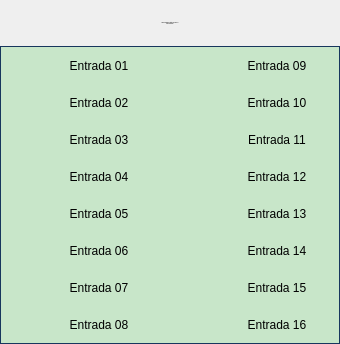
<?xml version="1.0" encoding="UTF-8"?>
<ui version="4.0">
 <class>Form</class>
 <widget class="QWidget" name="Form">
  <property name="geometry">
   <rect>
    <x>0</x>
    <y>0</y>
    <width>340</width>
    <height>344</height>
   </rect>
  </property>
  <property name="minimumSize">
   <size>
    <width>340</width>
    <height>340</height>
   </size>
  </property>
  <property name="maximumSize">
   <size>
    <width>340</width>
    <height>344</height>
   </size>
  </property>
  <property name="windowTitle">
   <string>Cartão 5069-IB16 01 Remota Booster</string>
  </property>
  <layout class="QVBoxLayout" name="verticalLayout">
   <property name="spacing">
    <number>0</number>
   </property>
   <property name="leftMargin">
    <number>0</number>
   </property>
   <property name="topMargin">
    <number>0</number>
   </property>
   <property name="rightMargin">
    <number>0</number>
   </property>
   <property name="bottomMargin">
    <number>0</number>
   </property>
   <item>
    <layout class="QVBoxLayout" name="verticalLayout_2">
     <property name="spacing">
      <number>0</number>
     </property>
     <item>
      <widget class="PyDMLabel" name="PyDMLabel_17">
       <property name="font">
        <font>
         <pointsize>-1</pointsize>
        </font>
       </property>
       <property name="toolTip">
        <string/>
       </property>
       <property name="styleSheet">
        <string notr="true">PyDMLabel {
 qproperty-alignment: AlignCenter;
 border: 1px solid #FF17365D;
 background-color: #FF17365D;
 color: rgb(255, 255, 255);
 min-height: 45px;
 max-height: 45px;
 font-size: 14px;
}</string>
       </property>
       <property name="text">
        <string>Falhas Hardware Cartão 5069-IB16 01
Remota Booster</string>
       </property>
       <property name="alignment">
        <set>Qt::AlignCenter</set>
       </property>
      </widget>
     </item>
     <item>
      <widget class="QFrame" name="frame">
       <property name="styleSheet">
        <string notr="true">QFrame#frame{
     border: 1px solid #FF17365D;
	 background-color: #c8e6c9;
}

PyDMByteIndicator {
  min-height: 1.50em;
  max-height: 1.50em;
  min-width: 1.50em;
}</string>
       </property>
       <property name="frameShape">
        <enum>QFrame::StyledPanel</enum>
       </property>
       <property name="frameShadow">
        <enum>QFrame::Raised</enum>
       </property>
       <layout class="QVBoxLayout" name="verticalLayout_3">
        <property name="spacing">
         <number>0</number>
        </property>
        <property name="leftMargin">
         <number>0</number>
        </property>
        <property name="topMargin">
         <number>0</number>
        </property>
        <property name="rightMargin">
         <number>0</number>
        </property>
        <property name="bottomMargin">
         <number>0</number>
        </property>
        <item>
         <layout class="QGridLayout" name="gridLayout">
          <property name="leftMargin">
           <number>5</number>
          </property>
          <property name="topMargin">
           <number>5</number>
          </property>
          <property name="rightMargin">
           <number>5</number>
          </property>
          <property name="bottomMargin">
           <number>5</number>
          </property>
          <property name="horizontalSpacing">
           <number>5</number>
          </property>
          <property name="verticalSpacing">
           <number>10</number>
          </property>
          <item row="1" column="1">
           <widget class="PyDMLabel" name="PyDMLabel_2">
            <property name="sizePolicy">
             <sizepolicy hsizetype="Fixed" vsizetype="Fixed">
              <horstretch>0</horstretch>
              <verstretch>0</verstretch>
             </sizepolicy>
            </property>
            <property name="minimumSize">
             <size>
              <width>100</width>
              <height>25</height>
             </size>
            </property>
            <property name="maximumSize">
             <size>
              <width>100</width>
              <height>25</height>
             </size>
            </property>
            <property name="toolTip">
             <string/>
            </property>
            <property name="text">
             <string>Entrada 02</string>
            </property>
            <property name="alignment">
             <set>Qt::AlignCenter</set>
            </property>
           </widget>
          </item>
          <item row="4" column="0">
           <widget class="PyDMByteIndicator" name="PyDMByteIndicator_5">
            <property name="sizePolicy">
             <sizepolicy hsizetype="Fixed" vsizetype="Fixed">
              <horstretch>0</horstretch>
              <verstretch>0</verstretch>
             </sizepolicy>
            </property>
            <property name="minimumSize">
             <size>
              <width>27</width>
              <height>27</height>
             </size>
            </property>
            <property name="maximumSize">
             <size>
              <width>30</width>
              <height>27</height>
             </size>
            </property>
            <property name="toolTip">
             <string/>
            </property>
            <property name="channel" stdset="0">
             <string>ca://RA-RaBO02:RF-IntlkComp:InDig04-Mon.VAL</string>
            </property>
            <property name="onColor" stdset="0">
             <color>
              <red>255</red>
              <green>0</green>
              <blue>0</blue>
             </color>
            </property>
            <property name="offColor" stdset="0">
             <color>
              <red>0</red>
              <green>255</green>
              <blue>0</blue>
             </color>
            </property>
            <property name="showLabels" stdset="0">
             <bool>false</bool>
            </property>
            <property name="circles" stdset="0">
             <bool>true</bool>
            </property>
           </widget>
          </item>
          <item row="1" column="4">
           <widget class="PyDMLabel" name="PyDMLabel_10">
            <property name="sizePolicy">
             <sizepolicy hsizetype="Fixed" vsizetype="Fixed">
              <horstretch>0</horstretch>
              <verstretch>0</verstretch>
             </sizepolicy>
            </property>
            <property name="minimumSize">
             <size>
              <width>100</width>
              <height>25</height>
             </size>
            </property>
            <property name="maximumSize">
             <size>
              <width>100</width>
              <height>25</height>
             </size>
            </property>
            <property name="toolTip">
             <string/>
            </property>
            <property name="text">
             <string>Entrada 10</string>
            </property>
            <property name="alignment">
             <set>Qt::AlignCenter</set>
            </property>
           </widget>
          </item>
          <item row="0" column="3">
           <widget class="PyDMByteIndicator" name="PyDMByteIndicator_9">
            <property name="sizePolicy">
             <sizepolicy hsizetype="Fixed" vsizetype="Fixed">
              <horstretch>0</horstretch>
              <verstretch>0</verstretch>
             </sizepolicy>
            </property>
            <property name="minimumSize">
             <size>
              <width>27</width>
              <height>27</height>
             </size>
            </property>
            <property name="maximumSize">
             <size>
              <width>30</width>
              <height>27</height>
             </size>
            </property>
            <property name="toolTip">
             <string/>
            </property>
            <property name="alarmSensitiveContent" stdset="0">
             <bool>false</bool>
            </property>
            <property name="alarmSensitiveBorder" stdset="0">
             <bool>true</bool>
            </property>
            <property name="PyDMToolTip" stdset="0">
             <string/>
            </property>
            <property name="channel" stdset="0">
             <string>ca://RA-RaBO02:RF-IntlkComp:InDig08-Mon.VAL</string>
            </property>
            <property name="onColor" stdset="0">
             <color>
              <red>255</red>
              <green>0</green>
              <blue>0</blue>
             </color>
            </property>
            <property name="offColor" stdset="0">
             <color>
              <red>0</red>
              <green>255</green>
              <blue>0</blue>
             </color>
            </property>
            <property name="showLabels" stdset="0">
             <bool>false</bool>
            </property>
            <property name="bigEndian" stdset="0">
             <bool>false</bool>
            </property>
            <property name="circles" stdset="0">
             <bool>true</bool>
            </property>
            <property name="numBits" stdset="0">
             <number>1</number>
            </property>
            <property name="shift" stdset="0">
             <number>0</number>
            </property>
            <property name="labels" stdset="0">
             <stringlist>
              <string>Bit 0</string>
             </stringlist>
            </property>
           </widget>
          </item>
          <item row="3" column="0">
           <widget class="PyDMByteIndicator" name="PyDMByteIndicator_4">
            <property name="sizePolicy">
             <sizepolicy hsizetype="Fixed" vsizetype="Fixed">
              <horstretch>0</horstretch>
              <verstretch>0</verstretch>
             </sizepolicy>
            </property>
            <property name="minimumSize">
             <size>
              <width>27</width>
              <height>27</height>
             </size>
            </property>
            <property name="maximumSize">
             <size>
              <width>30</width>
              <height>27</height>
             </size>
            </property>
            <property name="toolTip">
             <string/>
            </property>
            <property name="channel" stdset="0">
             <string>ca://RA-RaBO02:RF-IntlkComp:InDig03-Mon.VAL</string>
            </property>
            <property name="onColor" stdset="0">
             <color>
              <red>255</red>
              <green>0</green>
              <blue>0</blue>
             </color>
            </property>
            <property name="offColor" stdset="0">
             <color>
              <red>0</red>
              <green>255</green>
              <blue>0</blue>
             </color>
            </property>
            <property name="showLabels" stdset="0">
             <bool>false</bool>
            </property>
            <property name="circles" stdset="0">
             <bool>true</bool>
            </property>
           </widget>
          </item>
          <item row="3" column="1">
           <widget class="PyDMLabel" name="PyDMLabel_4">
            <property name="sizePolicy">
             <sizepolicy hsizetype="Fixed" vsizetype="Fixed">
              <horstretch>0</horstretch>
              <verstretch>0</verstretch>
             </sizepolicy>
            </property>
            <property name="minimumSize">
             <size>
              <width>100</width>
              <height>25</height>
             </size>
            </property>
            <property name="maximumSize">
             <size>
              <width>100</width>
              <height>25</height>
             </size>
            </property>
            <property name="toolTip">
             <string/>
            </property>
            <property name="text">
             <string>Entrada 04</string>
            </property>
            <property name="alignment">
             <set>Qt::AlignCenter</set>
            </property>
           </widget>
          </item>
          <item row="7" column="0">
           <widget class="PyDMByteIndicator" name="PyDMByteIndicator_8">
            <property name="sizePolicy">
             <sizepolicy hsizetype="Fixed" vsizetype="Fixed">
              <horstretch>0</horstretch>
              <verstretch>0</verstretch>
             </sizepolicy>
            </property>
            <property name="minimumSize">
             <size>
              <width>27</width>
              <height>27</height>
             </size>
            </property>
            <property name="maximumSize">
             <size>
              <width>30</width>
              <height>27</height>
             </size>
            </property>
            <property name="toolTip">
             <string/>
            </property>
            <property name="channel" stdset="0">
             <string>ca://RA-RaBO02:RF-IntlkComp:InDig07-Mon.VAL</string>
            </property>
            <property name="onColor" stdset="0">
             <color>
              <red>255</red>
              <green>0</green>
              <blue>0</blue>
             </color>
            </property>
            <property name="offColor" stdset="0">
             <color>
              <red>0</red>
              <green>255</green>
              <blue>0</blue>
             </color>
            </property>
            <property name="showLabels" stdset="0">
             <bool>false</bool>
            </property>
            <property name="circles" stdset="0">
             <bool>true</bool>
            </property>
           </widget>
          </item>
          <item row="0" column="2" rowspan="8">
           <spacer name="verticalSpacer">
            <property name="orientation">
             <enum>Qt::Vertical</enum>
            </property>
            <property name="sizeHint" stdset="0">
             <size>
              <width>30</width>
              <height>40</height>
             </size>
            </property>
           </spacer>
          </item>
          <item row="3" column="3">
           <widget class="PyDMByteIndicator" name="PyDMByteIndicator_12">
            <property name="sizePolicy">
             <sizepolicy hsizetype="Fixed" vsizetype="Fixed">
              <horstretch>0</horstretch>
              <verstretch>0</verstretch>
             </sizepolicy>
            </property>
            <property name="minimumSize">
             <size>
              <width>27</width>
              <height>27</height>
             </size>
            </property>
            <property name="maximumSize">
             <size>
              <width>30</width>
              <height>27</height>
             </size>
            </property>
            <property name="toolTip">
             <string/>
            </property>
            <property name="channel" stdset="0">
             <string>ca://RA-RaBO02:RF-IntlkComp:InDig11-Mon.VAL</string>
            </property>
            <property name="onColor" stdset="0">
             <color>
              <red>255</red>
              <green>0</green>
              <blue>0</blue>
             </color>
            </property>
            <property name="offColor" stdset="0">
             <color>
              <red>0</red>
              <green>255</green>
              <blue>0</blue>
             </color>
            </property>
            <property name="showLabels" stdset="0">
             <bool>false</bool>
            </property>
            <property name="circles" stdset="0">
             <bool>true</bool>
            </property>
           </widget>
          </item>
          <item row="1" column="3">
           <widget class="PyDMByteIndicator" name="PyDMByteIndicator_10">
            <property name="sizePolicy">
             <sizepolicy hsizetype="Fixed" vsizetype="Fixed">
              <horstretch>0</horstretch>
              <verstretch>0</verstretch>
             </sizepolicy>
            </property>
            <property name="minimumSize">
             <size>
              <width>27</width>
              <height>27</height>
             </size>
            </property>
            <property name="maximumSize">
             <size>
              <width>30</width>
              <height>27</height>
             </size>
            </property>
            <property name="toolTip">
             <string/>
            </property>
            <property name="channel" stdset="0">
             <string>ca://RA-RaBO02:RF-IntlkComp:InDig09-Mon.VAL</string>
            </property>
            <property name="onColor" stdset="0">
             <color>
              <red>255</red>
              <green>0</green>
              <blue>0</blue>
             </color>
            </property>
            <property name="offColor" stdset="0">
             <color>
              <red>0</red>
              <green>255</green>
              <blue>0</blue>
             </color>
            </property>
            <property name="showLabels" stdset="0">
             <bool>false</bool>
            </property>
            <property name="circles" stdset="0">
             <bool>true</bool>
            </property>
           </widget>
          </item>
          <item row="0" column="0">
           <widget class="PyDMByteIndicator" name="PyDMByteIndicator">
            <property name="sizePolicy">
             <sizepolicy hsizetype="Fixed" vsizetype="Fixed">
              <horstretch>0</horstretch>
              <verstretch>0</verstretch>
             </sizepolicy>
            </property>
            <property name="minimumSize">
             <size>
              <width>27</width>
              <height>27</height>
             </size>
            </property>
            <property name="maximumSize">
             <size>
              <width>30</width>
              <height>27</height>
             </size>
            </property>
            <property name="toolTip">
             <string/>
            </property>
            <property name="channel" stdset="0">
             <string>ca://RA-RaBO02:RF-IntlkComp:InDig00-Mon.VAL</string>
            </property>
            <property name="onColor" stdset="0">
             <color>
              <red>255</red>
              <green>0</green>
              <blue>0</blue>
             </color>
            </property>
            <property name="offColor" stdset="0">
             <color>
              <red>0</red>
              <green>255</green>
              <blue>0</blue>
             </color>
            </property>
            <property name="showLabels" stdset="0">
             <bool>false</bool>
            </property>
            <property name="circles" stdset="0">
             <bool>true</bool>
            </property>
            <property name="labelPosition" stdset="0">
             <enum>QTabWidget::East</enum>
            </property>
           </widget>
          </item>
          <item row="6" column="4">
           <widget class="PyDMLabel" name="PyDMLabel_15">
            <property name="sizePolicy">
             <sizepolicy hsizetype="Fixed" vsizetype="Fixed">
              <horstretch>0</horstretch>
              <verstretch>0</verstretch>
             </sizepolicy>
            </property>
            <property name="minimumSize">
             <size>
              <width>100</width>
              <height>25</height>
             </size>
            </property>
            <property name="maximumSize">
             <size>
              <width>100</width>
              <height>25</height>
             </size>
            </property>
            <property name="toolTip">
             <string/>
            </property>
            <property name="text">
             <string>Entrada 15</string>
            </property>
            <property name="alignment">
             <set>Qt::AlignCenter</set>
            </property>
           </widget>
          </item>
          <item row="6" column="1">
           <widget class="PyDMLabel" name="PyDMLabel_7">
            <property name="sizePolicy">
             <sizepolicy hsizetype="Fixed" vsizetype="Fixed">
              <horstretch>0</horstretch>
              <verstretch>0</verstretch>
             </sizepolicy>
            </property>
            <property name="minimumSize">
             <size>
              <width>100</width>
              <height>25</height>
             </size>
            </property>
            <property name="maximumSize">
             <size>
              <width>100</width>
              <height>25</height>
             </size>
            </property>
            <property name="toolTip">
             <string/>
            </property>
            <property name="text">
             <string>Entrada 07</string>
            </property>
            <property name="alignment">
             <set>Qt::AlignCenter</set>
            </property>
           </widget>
          </item>
          <item row="0" column="4">
           <widget class="PyDMLabel" name="PyDMLabel_9">
            <property name="sizePolicy">
             <sizepolicy hsizetype="Fixed" vsizetype="Fixed">
              <horstretch>0</horstretch>
              <verstretch>0</verstretch>
             </sizepolicy>
            </property>
            <property name="minimumSize">
             <size>
              <width>100</width>
              <height>25</height>
             </size>
            </property>
            <property name="maximumSize">
             <size>
              <width>100</width>
              <height>25</height>
             </size>
            </property>
            <property name="toolTip">
             <string/>
            </property>
            <property name="text">
             <string>Entrada 09</string>
            </property>
            <property name="alignment">
             <set>Qt::AlignCenter</set>
            </property>
           </widget>
          </item>
          <item row="2" column="4">
           <widget class="PyDMLabel" name="PyDMLabel_11">
            <property name="sizePolicy">
             <sizepolicy hsizetype="Fixed" vsizetype="Fixed">
              <horstretch>0</horstretch>
              <verstretch>0</verstretch>
             </sizepolicy>
            </property>
            <property name="minimumSize">
             <size>
              <width>100</width>
              <height>25</height>
             </size>
            </property>
            <property name="maximumSize">
             <size>
              <width>100</width>
              <height>25</height>
             </size>
            </property>
            <property name="toolTip">
             <string/>
            </property>
            <property name="text">
             <string>Entrada 11</string>
            </property>
            <property name="alignment">
             <set>Qt::AlignCenter</set>
            </property>
           </widget>
          </item>
          <item row="5" column="1">
           <widget class="PyDMLabel" name="PyDMLabel_6">
            <property name="sizePolicy">
             <sizepolicy hsizetype="Fixed" vsizetype="Fixed">
              <horstretch>0</horstretch>
              <verstretch>0</verstretch>
             </sizepolicy>
            </property>
            <property name="minimumSize">
             <size>
              <width>100</width>
              <height>25</height>
             </size>
            </property>
            <property name="maximumSize">
             <size>
              <width>100</width>
              <height>25</height>
             </size>
            </property>
            <property name="toolTip">
             <string/>
            </property>
            <property name="text">
             <string>Entrada 06</string>
            </property>
            <property name="alignment">
             <set>Qt::AlignCenter</set>
            </property>
           </widget>
          </item>
          <item row="1" column="0">
           <widget class="PyDMByteIndicator" name="PyDMByteIndicator_2">
            <property name="sizePolicy">
             <sizepolicy hsizetype="Fixed" vsizetype="Fixed">
              <horstretch>0</horstretch>
              <verstretch>0</verstretch>
             </sizepolicy>
            </property>
            <property name="minimumSize">
             <size>
              <width>27</width>
              <height>27</height>
             </size>
            </property>
            <property name="maximumSize">
             <size>
              <width>30</width>
              <height>27</height>
             </size>
            </property>
            <property name="toolTip">
             <string/>
            </property>
            <property name="channel" stdset="0">
             <string>ca://RA-RaBO02:RF-IntlkComp:InDig01-Mon.VAL</string>
            </property>
            <property name="onColor" stdset="0">
             <color>
              <red>255</red>
              <green>0</green>
              <blue>0</blue>
             </color>
            </property>
            <property name="offColor" stdset="0">
             <color>
              <red>0</red>
              <green>255</green>
              <blue>0</blue>
             </color>
            </property>
            <property name="showLabels" stdset="0">
             <bool>false</bool>
            </property>
            <property name="circles" stdset="0">
             <bool>true</bool>
            </property>
           </widget>
          </item>
          <item row="0" column="1">
           <widget class="PyDMLabel" name="PyDMLabel">
            <property name="sizePolicy">
             <sizepolicy hsizetype="Fixed" vsizetype="Fixed">
              <horstretch>0</horstretch>
              <verstretch>0</verstretch>
             </sizepolicy>
            </property>
            <property name="minimumSize">
             <size>
              <width>100</width>
              <height>25</height>
             </size>
            </property>
            <property name="maximumSize">
             <size>
              <width>100</width>
              <height>25</height>
             </size>
            </property>
            <property name="toolTip">
             <string/>
            </property>
            <property name="text">
             <string>Entrada 01</string>
            </property>
            <property name="alignment">
             <set>Qt::AlignCenter</set>
            </property>
            <property name="channel" stdset="0">
             <string/>
            </property>
           </widget>
          </item>
          <item row="6" column="0">
           <widget class="PyDMByteIndicator" name="PyDMByteIndicator_7">
            <property name="sizePolicy">
             <sizepolicy hsizetype="Fixed" vsizetype="Fixed">
              <horstretch>0</horstretch>
              <verstretch>0</verstretch>
             </sizepolicy>
            </property>
            <property name="minimumSize">
             <size>
              <width>27</width>
              <height>27</height>
             </size>
            </property>
            <property name="maximumSize">
             <size>
              <width>30</width>
              <height>27</height>
             </size>
            </property>
            <property name="toolTip">
             <string/>
            </property>
            <property name="channel" stdset="0">
             <string>ca://RA-RaBO02:RF-IntlkComp:InDig06-Mon.VAL</string>
            </property>
            <property name="onColor" stdset="0">
             <color>
              <red>255</red>
              <green>0</green>
              <blue>0</blue>
             </color>
            </property>
            <property name="offColor" stdset="0">
             <color>
              <red>0</red>
              <green>255</green>
              <blue>0</blue>
             </color>
            </property>
            <property name="orientation" stdset="0">
             <enum>Qt::Vertical</enum>
            </property>
            <property name="showLabels" stdset="0">
             <bool>false</bool>
            </property>
            <property name="circles" stdset="0">
             <bool>true</bool>
            </property>
           </widget>
          </item>
          <item row="4" column="1">
           <widget class="PyDMLabel" name="PyDMLabel_5">
            <property name="sizePolicy">
             <sizepolicy hsizetype="Fixed" vsizetype="Fixed">
              <horstretch>0</horstretch>
              <verstretch>0</verstretch>
             </sizepolicy>
            </property>
            <property name="minimumSize">
             <size>
              <width>100</width>
              <height>25</height>
             </size>
            </property>
            <property name="maximumSize">
             <size>
              <width>100</width>
              <height>25</height>
             </size>
            </property>
            <property name="toolTip">
             <string/>
            </property>
            <property name="text">
             <string>Entrada 05</string>
            </property>
            <property name="alignment">
             <set>Qt::AlignCenter</set>
            </property>
           </widget>
          </item>
          <item row="3" column="4">
           <widget class="PyDMLabel" name="PyDMLabel_12">
            <property name="sizePolicy">
             <sizepolicy hsizetype="Fixed" vsizetype="Fixed">
              <horstretch>0</horstretch>
              <verstretch>0</verstretch>
             </sizepolicy>
            </property>
            <property name="minimumSize">
             <size>
              <width>100</width>
              <height>25</height>
             </size>
            </property>
            <property name="maximumSize">
             <size>
              <width>100</width>
              <height>25</height>
             </size>
            </property>
            <property name="toolTip">
             <string/>
            </property>
            <property name="text">
             <string>Entrada 12</string>
            </property>
            <property name="alignment">
             <set>Qt::AlignCenter</set>
            </property>
           </widget>
          </item>
          <item row="2" column="3">
           <widget class="PyDMByteIndicator" name="PyDMByteIndicator_11">
            <property name="sizePolicy">
             <sizepolicy hsizetype="Fixed" vsizetype="Fixed">
              <horstretch>0</horstretch>
              <verstretch>0</verstretch>
             </sizepolicy>
            </property>
            <property name="minimumSize">
             <size>
              <width>27</width>
              <height>27</height>
             </size>
            </property>
            <property name="maximumSize">
             <size>
              <width>30</width>
              <height>27</height>
             </size>
            </property>
            <property name="toolTip">
             <string/>
            </property>
            <property name="channel" stdset="0">
             <string>ca://RA-RaBO02:RF-IntlkComp:InDig10-Mon.VAL</string>
            </property>
            <property name="onColor" stdset="0">
             <color>
              <red>255</red>
              <green>0</green>
              <blue>0</blue>
             </color>
            </property>
            <property name="offColor" stdset="0">
             <color>
              <red>0</red>
              <green>255</green>
              <blue>0</blue>
             </color>
            </property>
            <property name="showLabels" stdset="0">
             <bool>false</bool>
            </property>
            <property name="circles" stdset="0">
             <bool>true</bool>
            </property>
           </widget>
          </item>
          <item row="2" column="0">
           <widget class="PyDMByteIndicator" name="PyDMByteIndicator_3">
            <property name="sizePolicy">
             <sizepolicy hsizetype="Fixed" vsizetype="Fixed">
              <horstretch>0</horstretch>
              <verstretch>0</verstretch>
             </sizepolicy>
            </property>
            <property name="minimumSize">
             <size>
              <width>27</width>
              <height>27</height>
             </size>
            </property>
            <property name="maximumSize">
             <size>
              <width>30</width>
              <height>27</height>
             </size>
            </property>
            <property name="toolTip">
             <string/>
            </property>
            <property name="channel" stdset="0">
             <string>ca://RA-RaBO02:RF-IntlkComp:InDig02-Mon.VAL</string>
            </property>
            <property name="onColor" stdset="0">
             <color>
              <red>255</red>
              <green>0</green>
              <blue>0</blue>
             </color>
            </property>
            <property name="offColor" stdset="0">
             <color>
              <red>0</red>
              <green>255</green>
              <blue>0</blue>
             </color>
            </property>
            <property name="showLabels" stdset="0">
             <bool>false</bool>
            </property>
            <property name="circles" stdset="0">
             <bool>true</bool>
            </property>
           </widget>
          </item>
          <item row="4" column="3">
           <widget class="PyDMByteIndicator" name="PyDMByteIndicator_13">
            <property name="sizePolicy">
             <sizepolicy hsizetype="Fixed" vsizetype="Fixed">
              <horstretch>0</horstretch>
              <verstretch>0</verstretch>
             </sizepolicy>
            </property>
            <property name="minimumSize">
             <size>
              <width>27</width>
              <height>27</height>
             </size>
            </property>
            <property name="maximumSize">
             <size>
              <width>30</width>
              <height>27</height>
             </size>
            </property>
            <property name="toolTip">
             <string/>
            </property>
            <property name="channel" stdset="0">
             <string>ca://RA-RaBO02:RF-IntlkComp:InDig12-Mon.VAL</string>
            </property>
            <property name="onColor" stdset="0">
             <color>
              <red>255</red>
              <green>0</green>
              <blue>0</blue>
             </color>
            </property>
            <property name="offColor" stdset="0">
             <color>
              <red>0</red>
              <green>255</green>
              <blue>0</blue>
             </color>
            </property>
            <property name="showLabels" stdset="0">
             <bool>false</bool>
            </property>
            <property name="circles" stdset="0">
             <bool>true</bool>
            </property>
           </widget>
          </item>
          <item row="2" column="1">
           <widget class="PyDMLabel" name="PyDMLabel_3">
            <property name="sizePolicy">
             <sizepolicy hsizetype="Fixed" vsizetype="Fixed">
              <horstretch>0</horstretch>
              <verstretch>0</verstretch>
             </sizepolicy>
            </property>
            <property name="minimumSize">
             <size>
              <width>100</width>
              <height>25</height>
             </size>
            </property>
            <property name="maximumSize">
             <size>
              <width>100</width>
              <height>25</height>
             </size>
            </property>
            <property name="toolTip">
             <string/>
            </property>
            <property name="text">
             <string>Entrada 03</string>
            </property>
            <property name="alignment">
             <set>Qt::AlignCenter</set>
            </property>
           </widget>
          </item>
          <item row="5" column="3">
           <widget class="PyDMByteIndicator" name="PyDMByteIndicator_14">
            <property name="sizePolicy">
             <sizepolicy hsizetype="Fixed" vsizetype="Fixed">
              <horstretch>0</horstretch>
              <verstretch>0</verstretch>
             </sizepolicy>
            </property>
            <property name="minimumSize">
             <size>
              <width>27</width>
              <height>27</height>
             </size>
            </property>
            <property name="maximumSize">
             <size>
              <width>30</width>
              <height>27</height>
             </size>
            </property>
            <property name="toolTip">
             <string/>
            </property>
            <property name="channel" stdset="0">
             <string>ca://RA-RaBO02:RF-IntlkComp:InDig13-Mon.VAL</string>
            </property>
            <property name="onColor" stdset="0">
             <color>
              <red>255</red>
              <green>0</green>
              <blue>0</blue>
             </color>
            </property>
            <property name="offColor" stdset="0">
             <color>
              <red>0</red>
              <green>255</green>
              <blue>0</blue>
             </color>
            </property>
            <property name="showLabels" stdset="0">
             <bool>false</bool>
            </property>
            <property name="circles" stdset="0">
             <bool>true</bool>
            </property>
           </widget>
          </item>
          <item row="7" column="3">
           <widget class="PyDMByteIndicator" name="PyDMByteIndicator_16">
            <property name="sizePolicy">
             <sizepolicy hsizetype="Fixed" vsizetype="Fixed">
              <horstretch>0</horstretch>
              <verstretch>0</verstretch>
             </sizepolicy>
            </property>
            <property name="minimumSize">
             <size>
              <width>27</width>
              <height>27</height>
             </size>
            </property>
            <property name="maximumSize">
             <size>
              <width>30</width>
              <height>27</height>
             </size>
            </property>
            <property name="toolTip">
             <string/>
            </property>
            <property name="channel" stdset="0">
             <string>ca://RA-RaBO02:RF-IntlkComp:InDig15-Mon.VAL</string>
            </property>
            <property name="onColor" stdset="0">
             <color>
              <red>255</red>
              <green>0</green>
              <blue>0</blue>
             </color>
            </property>
            <property name="offColor" stdset="0">
             <color>
              <red>0</red>
              <green>255</green>
              <blue>0</blue>
             </color>
            </property>
            <property name="showLabels" stdset="0">
             <bool>false</bool>
            </property>
            <property name="circles" stdset="0">
             <bool>true</bool>
            </property>
           </widget>
          </item>
          <item row="6" column="3">
           <widget class="PyDMByteIndicator" name="PyDMByteIndicator_15">
            <property name="sizePolicy">
             <sizepolicy hsizetype="Fixed" vsizetype="Fixed">
              <horstretch>0</horstretch>
              <verstretch>0</verstretch>
             </sizepolicy>
            </property>
            <property name="minimumSize">
             <size>
              <width>27</width>
              <height>27</height>
             </size>
            </property>
            <property name="maximumSize">
             <size>
              <width>30</width>
              <height>27</height>
             </size>
            </property>
            <property name="toolTip">
             <string/>
            </property>
            <property name="channel" stdset="0">
             <string>ca://RA-RaBO02:RF-IntlkComp:InDig14-Mon.VAL</string>
            </property>
            <property name="onColor" stdset="0">
             <color>
              <red>255</red>
              <green>0</green>
              <blue>0</blue>
             </color>
            </property>
            <property name="offColor" stdset="0">
             <color>
              <red>0</red>
              <green>255</green>
              <blue>0</blue>
             </color>
            </property>
            <property name="showLabels" stdset="0">
             <bool>false</bool>
            </property>
            <property name="circles" stdset="0">
             <bool>true</bool>
            </property>
           </widget>
          </item>
          <item row="5" column="0">
           <widget class="PyDMByteIndicator" name="PyDMByteIndicator_6">
            <property name="sizePolicy">
             <sizepolicy hsizetype="Fixed" vsizetype="Fixed">
              <horstretch>0</horstretch>
              <verstretch>0</verstretch>
             </sizepolicy>
            </property>
            <property name="minimumSize">
             <size>
              <width>27</width>
              <height>27</height>
             </size>
            </property>
            <property name="maximumSize">
             <size>
              <width>30</width>
              <height>27</height>
             </size>
            </property>
            <property name="toolTip">
             <string/>
            </property>
            <property name="channel" stdset="0">
             <string>ca://RA-RaBO02:RF-IntlkComp:InDig05-Mon.VAL</string>
            </property>
            <property name="onColor" stdset="0">
             <color>
              <red>255</red>
              <green>0</green>
              <blue>0</blue>
             </color>
            </property>
            <property name="offColor" stdset="0">
             <color>
              <red>0</red>
              <green>255</green>
              <blue>0</blue>
             </color>
            </property>
            <property name="showLabels" stdset="0">
             <bool>false</bool>
            </property>
            <property name="circles" stdset="0">
             <bool>true</bool>
            </property>
           </widget>
          </item>
          <item row="5" column="4">
           <widget class="PyDMLabel" name="PyDMLabel_14">
            <property name="sizePolicy">
             <sizepolicy hsizetype="Fixed" vsizetype="Fixed">
              <horstretch>0</horstretch>
              <verstretch>0</verstretch>
             </sizepolicy>
            </property>
            <property name="minimumSize">
             <size>
              <width>100</width>
              <height>25</height>
             </size>
            </property>
            <property name="maximumSize">
             <size>
              <width>100</width>
              <height>25</height>
             </size>
            </property>
            <property name="toolTip">
             <string/>
            </property>
            <property name="text">
             <string>Entrada 14</string>
            </property>
            <property name="alignment">
             <set>Qt::AlignCenter</set>
            </property>
           </widget>
          </item>
          <item row="7" column="4">
           <widget class="PyDMLabel" name="PyDMLabel_16">
            <property name="sizePolicy">
             <sizepolicy hsizetype="Fixed" vsizetype="Fixed">
              <horstretch>0</horstretch>
              <verstretch>0</verstretch>
             </sizepolicy>
            </property>
            <property name="minimumSize">
             <size>
              <width>100</width>
              <height>25</height>
             </size>
            </property>
            <property name="maximumSize">
             <size>
              <width>100</width>
              <height>25</height>
             </size>
            </property>
            <property name="toolTip">
             <string/>
            </property>
            <property name="text">
             <string>Entrada 16</string>
            </property>
            <property name="alignment">
             <set>Qt::AlignCenter</set>
            </property>
           </widget>
          </item>
          <item row="4" column="4">
           <widget class="PyDMLabel" name="PyDMLabel_13">
            <property name="sizePolicy">
             <sizepolicy hsizetype="Fixed" vsizetype="Fixed">
              <horstretch>0</horstretch>
              <verstretch>0</verstretch>
             </sizepolicy>
            </property>
            <property name="minimumSize">
             <size>
              <width>100</width>
              <height>25</height>
             </size>
            </property>
            <property name="maximumSize">
             <size>
              <width>100</width>
              <height>25</height>
             </size>
            </property>
            <property name="toolTip">
             <string/>
            </property>
            <property name="text">
             <string>Entrada 13</string>
            </property>
            <property name="alignment">
             <set>Qt::AlignCenter</set>
            </property>
           </widget>
          </item>
          <item row="7" column="1">
           <widget class="PyDMLabel" name="PyDMLabel_8">
            <property name="sizePolicy">
             <sizepolicy hsizetype="Fixed" vsizetype="Fixed">
              <horstretch>0</horstretch>
              <verstretch>0</verstretch>
             </sizepolicy>
            </property>
            <property name="minimumSize">
             <size>
              <width>100</width>
              <height>25</height>
             </size>
            </property>
            <property name="maximumSize">
             <size>
              <width>100</width>
              <height>25</height>
             </size>
            </property>
            <property name="toolTip">
             <string/>
            </property>
            <property name="text">
             <string>Entrada 08</string>
            </property>
            <property name="alignment">
             <set>Qt::AlignCenter</set>
            </property>
           </widget>
          </item>
         </layout>
        </item>
       </layout>
      </widget>
     </item>
    </layout>
   </item>
  </layout>
 </widget>
 <customwidgets>
  <customwidget>
   <class>PyDMLabel</class>
   <extends>QLabel</extends>
   <header>pydm.widgets.label</header>
  </customwidget>
  <customwidget>
   <class>PyDMByteIndicator</class>
   <extends>QWidget</extends>
   <header>pydm.widgets.byte</header>
  </customwidget>
 </customwidgets>
 <resources/>
 <connections/>
</ui>
